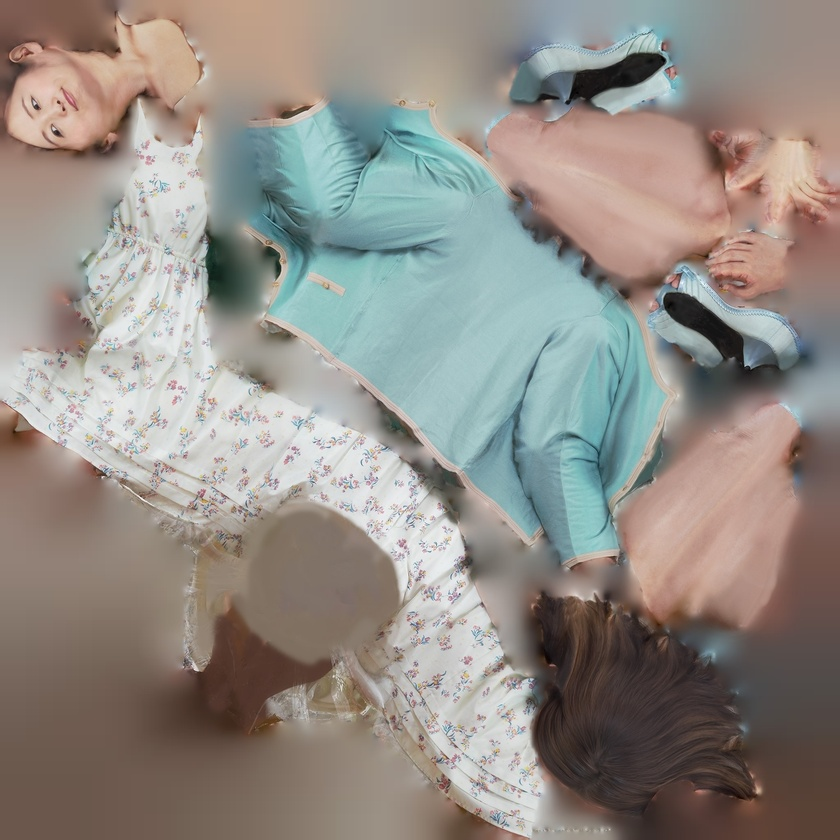
#> input picture ObjBodyFile/97-free_091_aya_obj/tex/091_W_Aya_2K_01.jpg, 840 x 840 px, shrunk from 2048 x 2048 before the run
$ jupyter execute test.ipynb   (older library calls are emulated)
#> lines starting #> are read from the running program, lines starting #| are printed output that depends on the picture; after the words box and inside, x2 and y2 are one past the last pixel; in counts of white or black regions, pixels touching at a corner belong together
[cell 1]
import cv2
import matplotlib.pyplot as plt
import numpy as np

[cell 2]
texture=cv2.imread("./tex/091_W_Aya_2K_01.jpg")
#> texture is the input picture: shape (840, 840, 3); mean B, G, R 133.7, 140.2, 146.3

[cell 3]
pos1=[-34.772999,1199.119019,65.003197]
pos2=[-54.471600,1206.467041,74.437401]
pos3=[-49.924500,1194.778687,70.918404]

[cell 4]
height = texture.shape[0]
#> height = 840
width = texture.shape[1]
#> width = 840
uv1=[0.061800*height,(1-0.851800)*width]
#> uv1 = [51.91, 124.5]
uv2=[0.064300*height,(1-0.839500)*width]
#> uv2 = [54.01, 134.8]
uv3=[0.069100*height,(1-0.845300)*width]
#> uv3 = [58.04, 129.9]
cnt=[np.array([[uv1,uv2,uv3]],dtype=np.int)]
#> cnt = [[[51, 124], [54, 134], [58, 129]]]

[cell 5]
mask=np.zeros_like(texture)
cv2.drawContours(mask,cnt,-1,(255,255,255),-1)
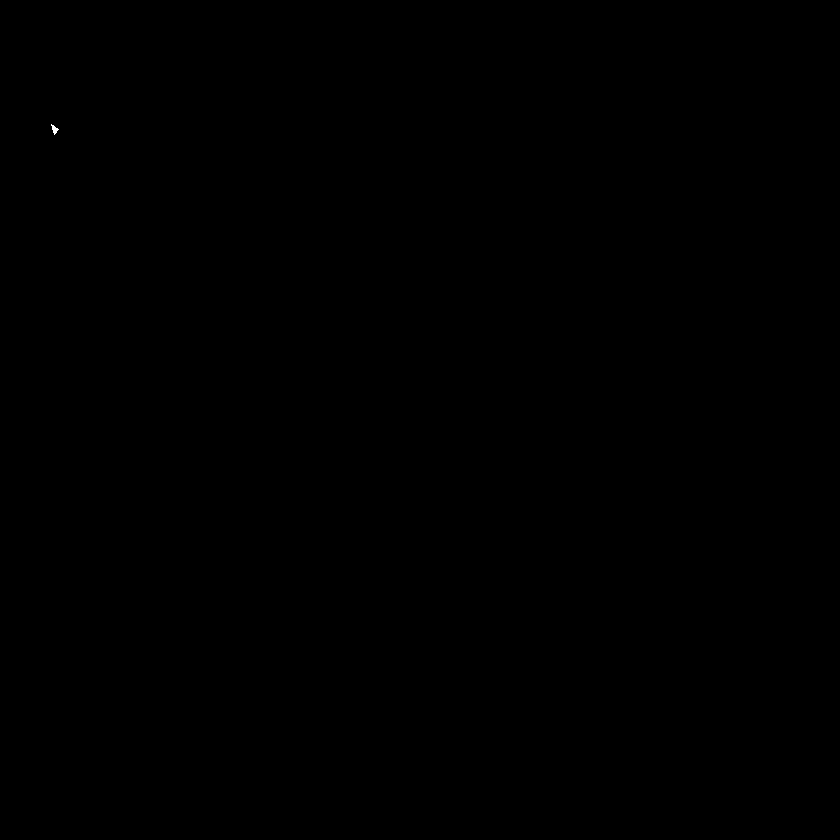
#> mask: shape (840, 840, 3); 0.01% white; 1 white region, box (x1, y1, x2, y2) and area: (51, 124, 59, 135) 40
texture_part = cv2.copyTo(texture,mask)

[cell 6]
plt.figure(figsize=(16,16))
draw_texture = texture.copy()
cv2.drawContours(draw_texture,cnt,-1,(0,255,0),2)
#> draw_texture: shape (840, 840, 3); 0.01% of pixels changed, all inside (x1, y1, x2, y2) = (50, 123, 60, 136)
plt.imshow(texture_part[...,::-1]/255.0)

[cell 7]
triangle_uv = np.float32([uv1,uv2,uv3])
triangle_3d = np.float32([[pos1[0],pos1[1]],[pos2[0],pos2[1]],[pos3[0],pos3[1]]])
print(triangle_uv)
#| [[ 51.912 124.488]
#|  [ 54.012 134.82 ]
#|  [ 58.044 129.948]]
print(triangle_3d)
triangle_3d[...,0] = triangle_3d[...,0]-np.min(triangle_3d[...,0])

[cell 8]
warp_mat = cv2.getAffineTransform(triangle_uv,triangle_3d)

[cell 9]
dst = cv2.warpAffine(texture_part,warp_mat,(height,width))
#> dst: shape (840, 840, 3); every value is 0

[cell 10]
cv2.drawContours(dst,[triangle_3d[np.newaxis,...].astype(np.int)],-1,(0,255,0),1)
cv2.imwrite("wrap.jpg",dst)
#> Out = True
